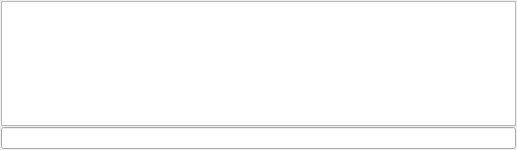
<?xml version="1.0" encoding="UTF-8"?>
<ui version="4.0">
 <class>FrameConsole</class>
 <widget class="QFrame" name="FrameConsole">
  <property name="geometry">
   <rect>
    <x>0</x>
    <y>0</y>
    <width>517</width>
    <height>150</height>
   </rect>
  </property>
  <property name="maximumSize">
   <size>
    <width>16777215</width>
    <height>150</height>
   </size>
  </property>
  <property name="windowTitle">
   <string>Frame</string>
  </property>
  <layout class="QGridLayout" name="gridLayout">
   <property name="leftMargin">
    <number>1</number>
   </property>
   <property name="topMargin">
    <number>1</number>
   </property>
   <property name="rightMargin">
    <number>1</number>
   </property>
   <property name="bottomMargin">
    <number>1</number>
   </property>
   <property name="spacing">
    <number>1</number>
   </property>
   <item row="0" column="0">
    <widget class="QPlainTextEdit" name="plainTextEdit">
     <property name="readOnly">
      <bool>true</bool>
     </property>
    </widget>
   </item>
   <item row="1" column="0">
    <widget class="QLineEdit" name="lineEdit"/>
   </item>
  </layout>
 </widget>
 <resources/>
 <connections/>
</ui>
